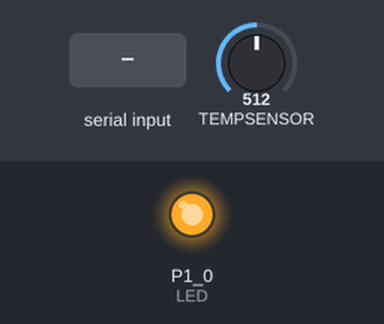
Recording of a sketch running on a simulated TI MSP430 LaunchPad. On the bench: output pins drawn as LEDs (lit = HIGH). Inputs (shaded band) come from the test bench; at power-on: TEMPSENSOR = 512.

Above: at 1.7 s.
1.8 s: "a" received over the second serial link
At 8.9 s:
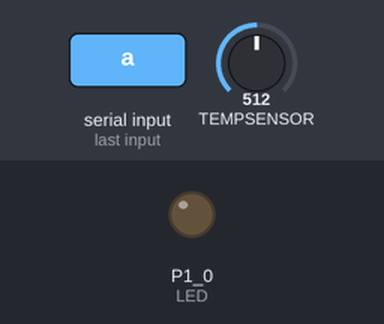
Timing chart, 0 to 10.4 s (numbered marks = the images above; inputs shaded):
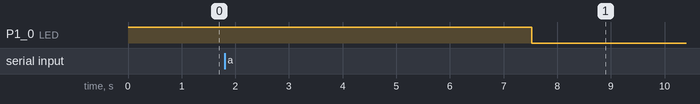

The sketch:

bluetooth_prueba_funcional.ino
```cpp
// (licence header left out)
#include <SoftwareSerial.h>

#define RxD P2_2
#define TxD P2_3

#define LED P1_0

SoftwareSerial BTSerial(RxD, TxD);
byte pinEstado = 0;
const int MUESTRAS = 256;

void setup()
{

  pinMode(LED, OUTPUT);

  // Estado inicial
  digitalWrite(LED, HIGH);


  // Configuracion del puerto serie por software
  // para comunicar con el modulo HC-05
  BTSerial.begin(9600);
  BTSerial.flush();
  delay(500);

  BTSerial.println("Conexión Establecida");
    //Configurar el ADC para que use la referencia interna de 1.5V
  analogReference(INTERNAL1V5);

}

void loop()
{

  // Esperamos ha recibir datos.
  if (BTSerial.available()){

    // La funcion read() devuelve un caracter
    char command = BTSerial.read();
    BTSerial.flush();

    // En caso de que el caracter recibido sea "L" cambiamos
    // El estado del LED
    if (command == 'a'){
      BTSerial.println("Toggle LED");
      toggle(LED);
    }

  }

  //Leemos la temperatura y la transmistimos por blueetooth
  leerTemperatura();
  //Esperamos un rato para no gasta rmucha batería
   delay(7000);
}


int leerTemperatura(){

   long int temp = 0;       //almacenamos el valor leido de la temperatura
   long int tempMedia = 0;  //ya que el termómetro es un dispositivo que genera una salida con mucho ruido
                         //lo leeremos varias veces y calcularemos la media para tener una medida mas precisa
   long int numMuestras = 0;
   float tempFinal;

   for(numMuestras = 0; numMuestras < MUESTRAS; numMuestras++){
    //TEMPSENSOR es un pin interno el cual está conectado al termómetro
    temp = ((uint32_t)analogRead(A10)*27069 - 18169625) * 10 >> 16; //escalamos el valor que devuelve el ADC
    tempMedia += temp; //sumamos cada muestra
   }

  tempMedia /= MUESTRAS; //dividimos por el número de muestras

  BTSerial.println("Temp: "+ String(tempMedia)); //

}


void toggle(int pinNum) {
  // Establece el pin del LED usando la variable pinEstado:
  digitalWrite(pinNum, pinEstado);
  // si el pinEstado = 0, lo establece a 1, y vice versa:
  pinEstado = !pinEstado;
}
```

Measured:
- after the input at 1.8 s, P1_0 (LED): HIGH → LOW after 5.7 s
